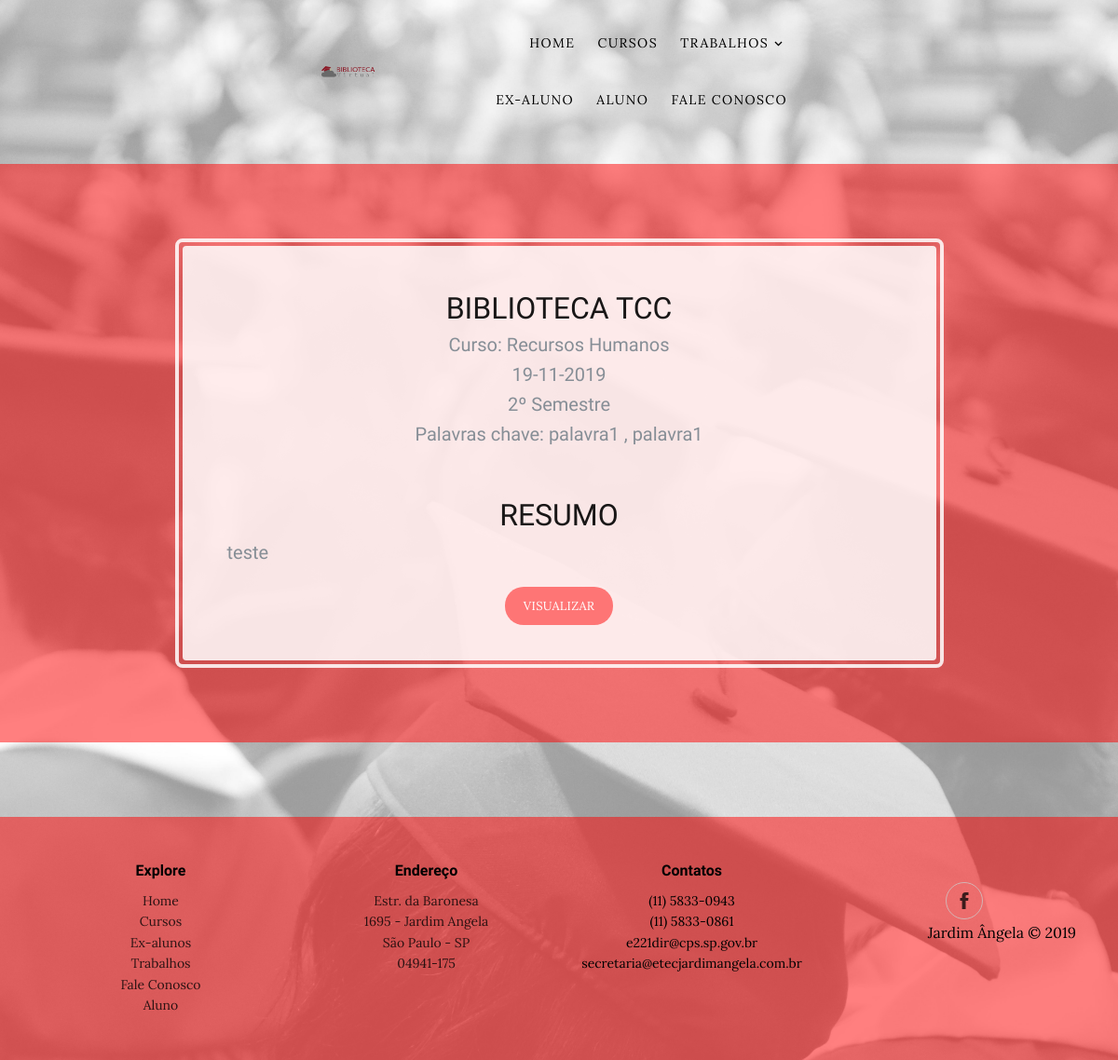
Screenshot of /Site/exibir_tcc.php?id_trabalho=1 with the database file from the repository.
### tables this page shows
CREATE TABLE IF NOT EXISTS `tb_tcc` (
  `id_tcc` int(11) NOT NULL AUTO_INCREMENT,
  `nome_orientador_tcc` varchar(255) NOT NULL,
  `titulo_tcc` varchar(255) NOT NULL,
  `resumo_tcc` text NOT NULL,
  `ano_formacao_tcc` year(4) NOT NULL,
  `semestre_tcc` enum('1','2') NOT NULL,
  `data_upload_tcc` date NOT NULL,
  `arquivo_tcc` varchar(255) NOT NULL,
  `executavel_tcc` varchar(255) DEFAULT NULL,
  `palavra_chave_tcc` varchar(255) NOT NULL,
  `status_tcc` enum('APROVADO','PENDENTE','REPROVADO') NOT NULL DEFAULT 'PENDENTE',
  `id_grupo` int(11) NOT NULL,
  PRIMARY KEY (`id_tcc`)
);

CREATE TABLE IF NOT EXISTS `tb_grupo` (
  `id_grupo` int(11) NOT NULL AUTO_INCREMENT,
  `login_representante_grupo` varchar(255) NOT NULL,
  `email_representante_grupo` varchar(255) NOT NULL,
  `senha_representante_grupo` varchar(100) NOT NULL,
  `status_representante_grupo` enum('ATIVO','INATIVO') NOT NULL DEFAULT 'ATIVO',
  `curso_representante_grupo` varchar(255) DEFAULT NULL,
  `data_cadastro_representante_grupo` date NOT NULL,
  PRIMARY KEY (`id_grupo`)
);

### Site/exibir_tcc.php (the view, shortened to what this page needs)
<?php
	include_once('conexao.php');
	$id_trabalho = $_GET['id_trabalho'];
?>
<!DOCTYPE html>
<html>
<head>
    <link rel="stylesheet" href="../assets/bootstrap/css/bootstrap.min.css">
    <link rel="stylesheet" href="../assets/bootstrap/css/style.css">
    <link rel="stylesheet" href="../assets/fonts/ionicons.min.css">
	<link rel="stylesheet" href="../assets/fonts/icomoon/style.css">
</head>
<body style="background-image:url('../assets/img/fundo-alunos.jpg');">
    <div class="site-wrap">
    <header class="site-navbar py-3" role="banner" class="img-fluid">
      <div class="container" id="nav">
        <div class="row align-items-center">
          <div class="col-11 col-xl-2">
            <img src="../assets/img/logo.png" alt="" class="img-fluid">
          </div>
          <div class="col-12 col-md-10 d-none d-xl-block">
            <nav class="site-navigation position-relative text-right" role="navigation">
              <ul class="site-menu js-clone-nav mx-auto d-none d-lg-block">
                <li><a href="../index.php">Home</a></li>
                <li><a href="../cursos.php">Cursos</a></li>
                <li class="has-children">
                  <a href="../trabalho.php?curso=1">Trabalhos</a>
                </li>
                <li><a href="../ex_aluno.php">Ex-Aluno</a></li>
                <li><a href="aluno.php">Aluno</a></li>
                <li><a href="../fale_conosco.php">Fale Conosco</a></li>
              </ul>
            </nav>
          </div>
          </div>
        </div>
      </div>
	<?php
	$busca = "SELECT * FROM tb_tcc INNER JOIN tb_grupo ON (tb_tcc.id_grupo = tb_grupo.id_grupo) WHERE tb_tcc.id_tcc = '$id_trabalho'; ";
	$resultado_busca = mysqli_query($conn, $busca);
	while($rows = mysqli_fetch_assoc($resultado_busca)){
		echo "
			<section class='page-section cta'>
				<div class='container'>
					<div class='row'>
						<div class='col-xl-9 mx-auto'>
							<div class='cta-inner text-center rounded'>
								<div class='row'>
									<div class='col-lg-12 text-center'>
										<h2 class='text-uppercase section-heading'>" .utf8_encode($rows['titulo_tcc']). "</h2>
										<h5 class='text-muted section-subheading'>Curso: " .utf8_encode($rows['curso_representante_grupo']). "</h5>
										<h5 class='text-muted section-subheading'>" .date('d-m-Y', strtotime($rows['data_upload_tcc'])). "</h5>
										<h5 class='text-muted section-subheading'>" .$rows['semestre_tcc']. "º Semestre</h5>
										<h5 class='text-muted section-subheading'>Palavras chave: " .$rows['palavra_chave_tcc']. "</h5>
										</br></br>
										<h2 class='text-uppercase section-heading'>Resumo</h2>
										<h5 class='text-muted section-subheading' align='justify'>" .utf8_encode($rows['resumo_tcc']). "</h5></br>
										<a href='../_arquivos_tcc/".$rows['arquivo_tcc']."' target='_blank' class='main-button'>Visualizar</a>
									</div>
								</div>
							</div>
						</div>
					</div>
				</div>
			</section>
		";
	}
	?>
    <footer class="footer text-faded text-center py-5 footer-clean">
        <div class="container">
                <div class="row justify-content-center">
                    <div class="col-sm-4 col-md-3 item">
                        <h3>Explore</h3>
                        <ul>
                            <li><a href="#">Home</a></li>
                            <li><a href="#">Cursos</a></li>
                            <li><a href="#">Ex-alunos</a></li>
                            <li><a href="#">Trabalhos</a></li>
                            <li><a href="#">Fale Conosco</a></li>
                            <li><a href="#">Aluno</a></li>
                        </ul>
                    </div>
                    <div class="col-sm-4 col-md-3 item">
                        <h3>Endereço</h3>
                        <ul><a href="https://maps.google.com.br/maps?q=etec+jardim+angela&um=1&ie=UTF-8&sa=X&ved=0ahUKEwjBvarS3pLkAhXuLLkGHc7XB4wQ_AUIESgB" target="blank" >
                            <li>Estr. da Baronesa<br/>
                            1695 - Jardim Angela<br/>
                            São Paulo - SP<br/>
                            04941-175</li>
                            </a>
                        </ul>
                    </div>
                    <div class="col-sm-4 col-md-3 item">
                        <h3>Contatos</h3>
                        <ul>
                            <li>(11) 5833-0943</li>
                            <li>(11) 5833-0861</li>
                            <li>e221dir@cps.sp.gov.br</li>
                            <li>secretaria@etecjardimangela.com.br</li>
                        </ul>
                    </div>
                    <div class="col-lg-3 item social"><a href="https://pt-br.facebook.com/etecjdangela"><i class="icon ion-social-facebook"></i></a>
                        <p class="copyright">Jardim Ângela © 2019</p>
                    </div>
                </div>
            </div>
    </footer>
</body>
</html>

### rows the page displays
tb_tcc: titulo_tcc "BIBLIOTECA TCC", id_grupo.curso_representante_grupo "Recursos Humanos", data_upload_tcc "19-11-2019", semestre_tcc "2", palavra_chave_tcc "palavra1 , palavra1", resumo_tcc "teste"
